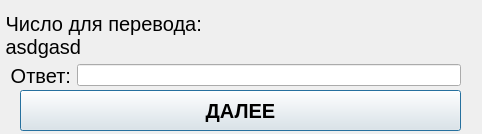
<?xml version="1.0" encoding="UTF-8"?>
<ui version="4.0">
 <class>Test_dialog</class>
 <widget class="QDialog" name="Test_dialog">
  <property name="geometry">
   <rect>
    <x>0</x>
    <y>0</y>
    <width>482</width>
    <height>134</height>
   </rect>
  </property>
  <property name="minimumSize">
   <size>
    <width>482</width>
    <height>134</height>
   </size>
  </property>
  <property name="maximumSize">
   <size>
    <width>482</width>
    <height>134</height>
   </size>
  </property>
  <property name="windowTitle">
   <string>Пример №1</string>
  </property>
  <property name="windowIcon">
   <iconset>
    <normaloff>Test-case-vs-Test-scenario.png</normaloff>Test-case-vs-Test-scenario.png</iconset>
  </property>
  <widget class="QWidget" name="gridLayoutWidget">
   <property name="geometry">
    <rect>
     <x>0</x>
     <y>10</y>
     <width>461</width>
     <height>50</height>
    </rect>
   </property>
   <layout class="QGridLayout" name="gridLayout">
    <item row="0" column="0">
     <widget class="QLabel" name="num_text">
      <property name="font">
       <font>
        <pointsize>15</pointsize>
       </font>
      </property>
      <property name="text">
       <string> Число для перевода:
 asdgasd</string>
      </property>
     </widget>
    </item>
   </layout>
  </widget>
  <widget class="QPushButton" name="next_ex">
   <property name="geometry">
    <rect>
     <x>20</x>
     <y>90</y>
     <width>441</width>
     <height>41</height>
    </rect>
   </property>
   <property name="minimumSize">
    <size>
     <width>441</width>
     <height>41</height>
    </size>
   </property>
   <property name="maximumSize">
    <size>
     <width>441</width>
     <height>41</height>
    </size>
   </property>
   <property name="font">
    <font>
     <pointsize>15</pointsize>
     <weight>75</weight>
     <bold>true</bold>
    </font>
   </property>
   <property name="text">
    <string>ДАЛЕЕ</string>
   </property>
  </widget>
  <widget class="QWidget" name="horizontalLayoutWidget">
   <property name="geometry">
    <rect>
     <x>10</x>
     <y>60</y>
     <width>451</width>
     <height>31</height>
    </rect>
   </property>
   <layout class="QHBoxLayout" name="horizontalLayout">
    <item>
     <widget class="QLabel" name="ans_text">
      <property name="font">
       <font>
        <pointsize>15</pointsize>
       </font>
      </property>
      <property name="text">
       <string>Ответ:</string>
      </property>
      <property name="alignment">
       <set>Qt::AlignRight|Qt::AlignTrailing|Qt::AlignVCenter</set>
      </property>
     </widget>
    </item>
    <item>
     <widget class="QLineEdit" name="answer"/>
    </item>
   </layout>
  </widget>
 </widget>
 <resources/>
 <connections/>
</ui>
